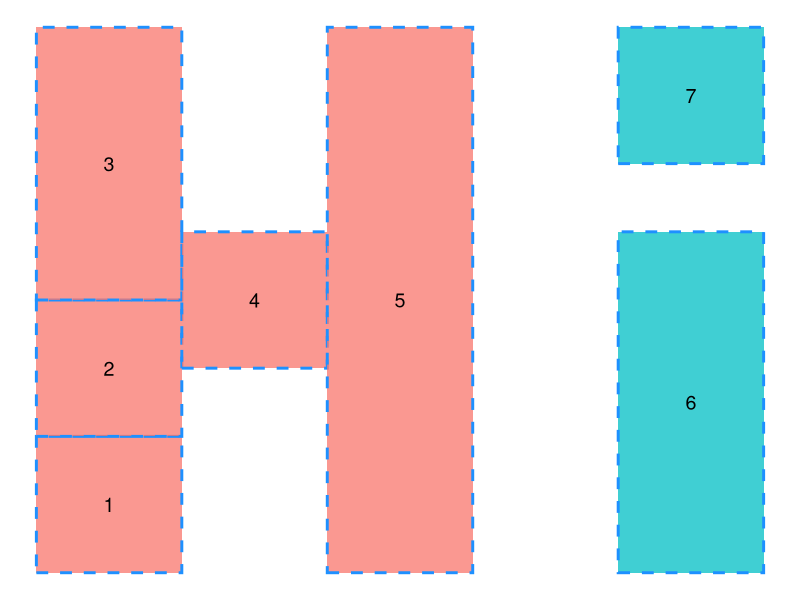
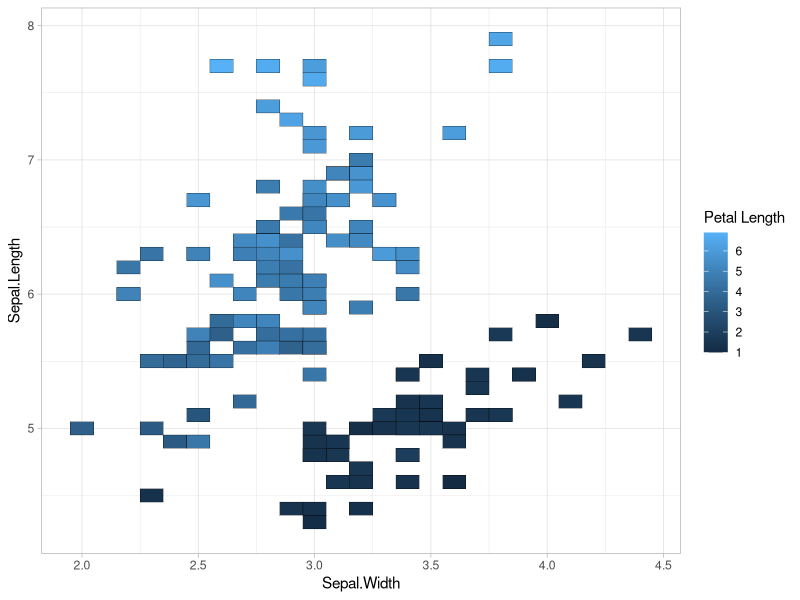
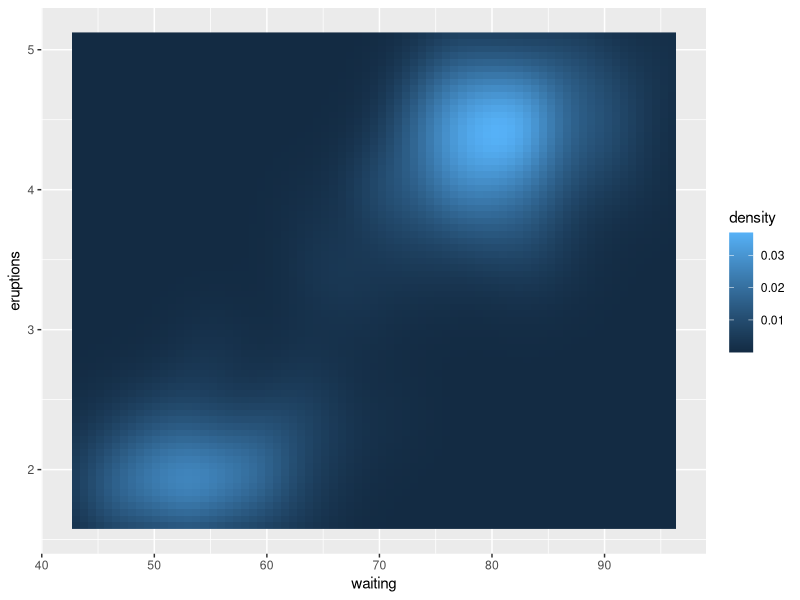

Generate these figures, in order, with R:
library(tidyverse)

# Use this script to play around with geom_rect and geom_tile
hi <- data.frame(x1 = c(1,1,1,1.5,2,3,3), 
                 x2 = c(1.5,1.5,1.5,2,2.5,3.5,3.5), 
                 y1 = c(1,2,3,2.5,1,1,4), 
                 y2 = c(2,3,5,3.5,5,3.5,5), 
                 f = c("a", "a", "a", "a", "a", "b", "b"), 
                 l = c(1,2,3,4,5,6,7))
ggplot(hi) +
  geom_rect(data = hi, mapping = aes(xmin=x1,xmax=x2,ymin=y1,ymax=y2,fill=f), 
            linetype = 2, color = "dodgerblue", size = 1, alpha = .75, 
            show.legend = FALSE) +
  geom_text(data = hi, aes(x=(x2-x1)/2 + x1, y=(y2-y1)/2 + y1, label=l), 
            size = 5, color = "black") +
  scale_fill_discrete("Legend") +
  theme_void()

ggplot(iris) + 
  aes(Sepal.Width, 
      Sepal.Length) +
  geom_tile(aes(fill = Petal.Length),
            color = "black") +
  theme_light() +
  scale_fill_continuous("Petal Length")

ggplot(faithfuld) +
  aes(waiting,
      eruptions) +
  geom_raster(aes(fill = density))
